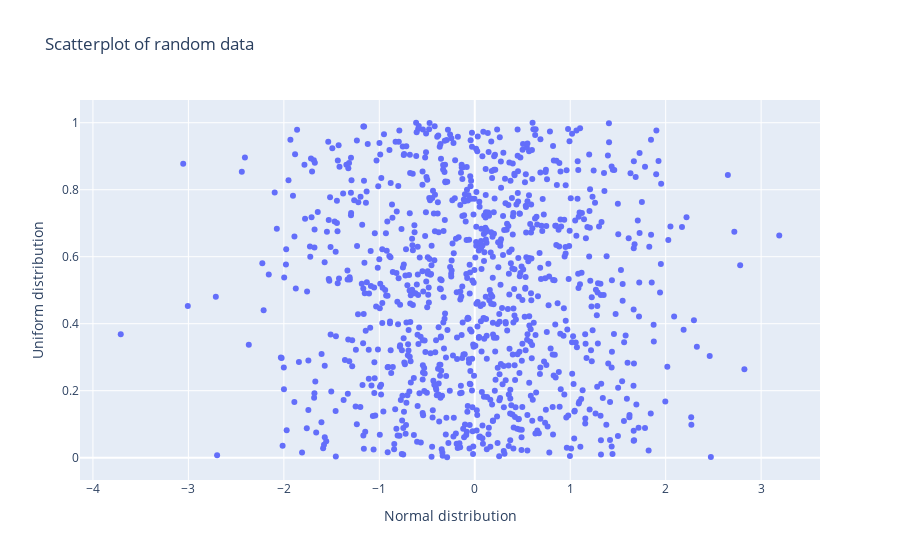

The code cell stored with this chart in its notebook:
### Code cell
# Create a fig from the data and layout. Then plot the fig
fig = go.Figure(data=[scatter], layout=layout)
fig.show()

### Figure 1 — Plotly figure (JSON) as saved in the notebook; plotly's stock layout.template omitted (floating-point values rounded to 4 significant figures; data arrays with more than 128 entries replaced by an {"elided": "..."} marker saying what was removed)
{"data": [{"mode": "markers", "type": "scatter", "x": {"elided": "1000 float values"}, "y": {"elided": "1000 float values"}}], "layout": {"title": {"text": "Scatterplot of random data"}, "xaxis": {"title": {"text": "Normal distribution"}}, "yaxis": {"title": {"text": "Uniform distribution"}}}}
